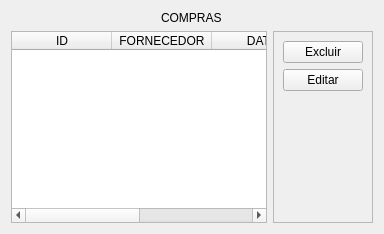
                <widget class="QWidget" name="tb_compras_list">
                 <attribute name="title">
                  <string>Compras</string>
                 </attribute>
                 <layout class="QVBoxLayout" name="verticalLayout_28">
                  <item alignment="Qt::AlignHCenter">
                   <widget class="QLabel" name="label_14">
                    <property name="text">
                     <string>COMPRAS</string>
                    </property>
                   </widget>
                  </item>
                  <item>
                   <layout class="QHBoxLayout" name="horizontalLayout_8">
                    <item>
                     <widget class="QTableWidget" name="table_compras">
                      <column>
                       <property name="text">
                        <string>ID</string>
                       </property>
                      </column>
                      <column>
                       <property name="text">
                        <string>FORNECEDOR</string>
                       </property>
                      </column>
                      <column>
                       <property name="text">
                        <string>DATA</string>
                       </property>
                      </column>
                      <column>
                       <property name="text">
                        <string>STATUS</string>
                       </property>
                      </column>
                     </widget>
                    </item>
                    <item>
                     <widget class="QFrame" name="frame_10">
                      <property name="frameShape">
                       <enum>QFrame::StyledPanel</enum>
                      </property>
                      <property name="frameShadow">
                       <enum>QFrame::Raised</enum>
                      </property>
                      <layout class="QVBoxLayout" name="verticalLayout_27">
                       <item>
                        <widget class="QPushButton" name="btn_compra_excluir">
                         <property name="cursor">
                          <cursorShape>PointingHandCursor</cursorShape>
                         </property>
                         <property name="text">
                          <string>Excluir</string>
                         </property>
                        </widget>
                       </item>
                       <item>
                        <widget class="QPushButton" name="btn_compra_editar">
                         <property name="cursor">
                          <cursorShape>PointingHandCursor</cursorShape>
                         </property>
                         <property name="text">
                          <string>Editar</string>
                         </property>
                        </widget>
                       </item>
                       <item>
                        <spacer name="verticalSpacer_16">
                         <property name="orientation">
                          <enum>Qt::Vertical</enum>
                         </property>
                         <property name="sizeHint" stdset="0">
                          <size>
                           <width>20</width>
                           <height>40</height>
                          </size>
                         </property>
                        </spacer>
                       </item>
                      </layout>
                     </widget>
                    </item>
                   </layout>
                  </item>
                 </layout>
                </widget>
